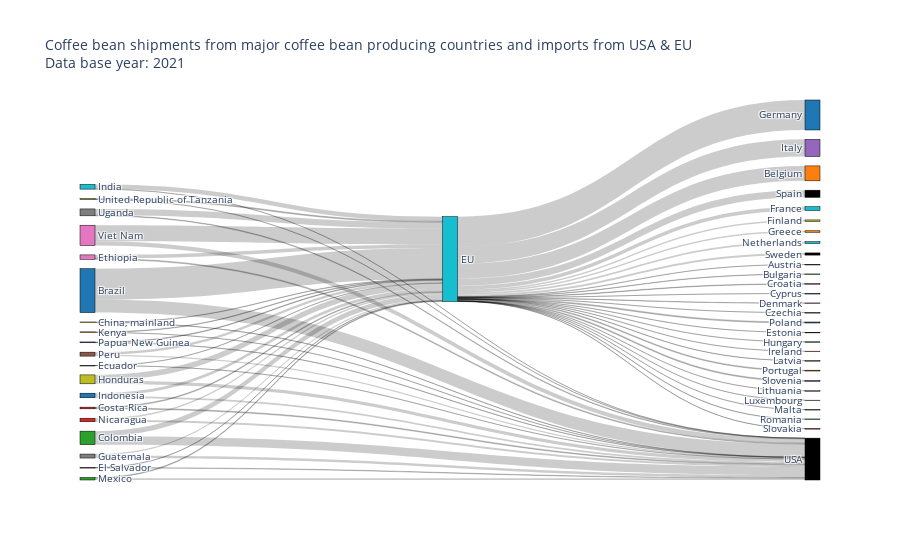

Write notebook code for a chart like this one.
### Code cell
fig.update_layout(title_text="Coffee bean shipments from major coffee bean producing countries and imports from USA & EU<br>Data base year: 2021", font_size=10)

### Figure 1 — Plotly figure (JSON) as saved in the notebook; plotly's stock layout.template omitted (floating-point values rounded to 4 significant figures)
{"data": [{"link": {"source": [0, 1, 2, 3, 4, 5, 6, 7, 8, 9, 10, 11, 12, 13, 14, 15, 16, 17, 18, 19, 19, 19, 19, 19, 19, 19, 19, 19, 19, 19, 19, 19, 19, 19, 19, 19, 19, 19, 19, 19, 19, 19, 19, 19, 19, 19, 0, 1, 2, 3, 4, 5, 6, 7, 8, 9, 10, 11, 12, 13, 14, 15, 17, 18, 16], "target": [19, 19, 19, 19, 19, 19, 19, 19, 19, 19, 19, 19, 19, 19, 19, 19, 19, 19, 19, 20, 21, 22, 23, 24, 25, 26, 27, 28, 29, 30, 31, 32, 33, 34, 35, 36, 37, 38, 39, 40, 41, 42, 43, 44, 45, 46, 47, 47, 47, 47, 47, 47, 47, 47, 47, 47, 47, 47, 47, 47, 47, 47, 47, 47, 47], "value": [1050000.0, 13540.0, 176500.0, 28300.0, 433.6, 6819.0, 118700.0, 45680.0, 193100.0, 156400.0, 97620.0, 17770.0, 23940.0, 53340.0, 19910.0, 91930.0, 548100.0, 212300.0, 33230.0, 2453.0, 507100.0, 12870.0, 15390.0, 952.8, 754.6, 9356.0, 822.0, 49850.0, 130300.0, 1021000.0, 51010.0, 119.7, 4029.0, 585000.0, 4440.0, 2035, 17.71, 53.94, 64260.0, 33740.0, 28260.0, 10180.0, 3845.0, 32650.0, 243100.0, 74370.0, 445600.0, 3852.0, 284100.0, 28990.0, 215.3, 15600.0, 30930.0, 90250.0, 110400.0, 2907.0, 57690.0, 5464.0, 62090.0, 67820.0, 8958.0, 42860.0, 22330.0, 2410.0, 143300.0]}, "node": {"color": ["#1f77b4", "#ff7f0e", "#2ca02c", "#d62728", "#9467bd", "#8c564b", "#e377c2", "#7f7f7f", "#bcbd22", "#17becf", "#1f77b4", "#ff7f0e", "#2ca02c", "#d62728", "#9467bd", "#8c564b", "#e377c2", "#7f7f7f", "#bcbd22", "#17becf", "#1f77b4", "#ff7f0e", "#2ca02c", "#d62728", "#9467bd", "#8c564b", "#e377c2", "#7f7f7f", "#bcbd22", "#17becf", "#1f77b4", "#ff7f0e", "#2ca02c", "#d62728", "#9467bd", "#8c564b", "#e377c2", "#7f7f7f", "#bcbd22", "#17becf", "#1f77b4", "#ff7f0e", "#2ca02c", "#d62728", "#9467bd"], "label": ["Brazil", "China, mainland", "Colombia", "Costa Rica", "Ecuador", "El Salvador", "Ethiopia", "Guatemala", "Honduras", "India", "Indonesia", "Kenya", "Mexico", "Nicaragua", "Papua New Guinea", "Peru", "Viet Nam", "Uganda", "United Republic of Tanzania", "EU", "Austria", "Belgium", "Bulgaria", "Croatia", "Cyprus", "Czechia", "Denmark", "Estonia", "Finland", "France", "Germany", "Greece", "Hungary", "Ireland", "Italy", "Latvia", "Lithuania", "Luxembourg", "Malta", "Netherlands", "Poland", "Portugal", "Romania", "Slovakia", "Slovenia", "Spain", "Sweden", "USA"], "line": {"color": "black", "width": 0.5}, "pad": 15, "thickness": 15}, "type": "sankey"}], "layout": {"font": {"size": 10}, "title": {"text": "Coffee bean shipments from major coffee bean producing countries and imports from USA & EU<br>Data base year: 2021"}}}
